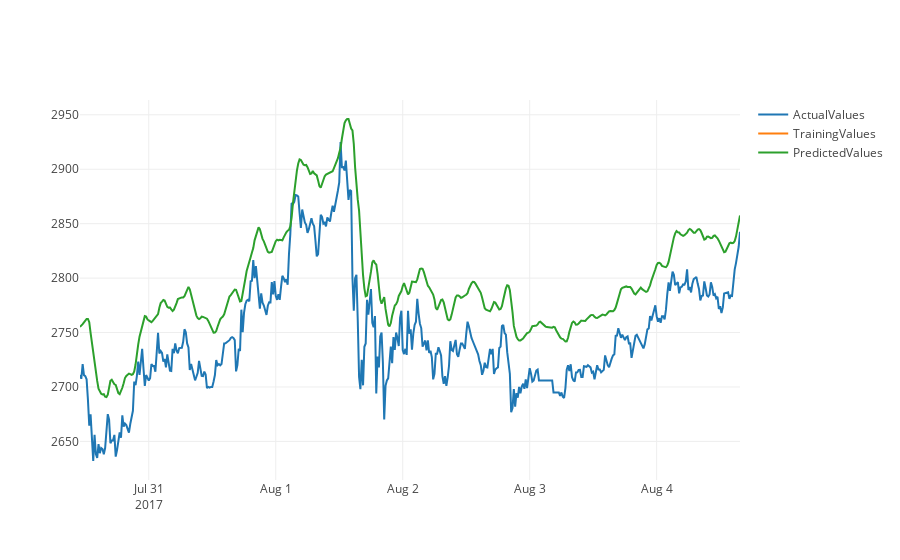

Source (notebook cell):
### Code cell
USDT_BTC = next5minutePrediction('USDT_BTC', 'poloniex' )

### Figure 1 — Plotly figure (JSON) as saved in the notebook; plotly's stock layout.template omitted (floating-point values rounded to 4 significant figures; data arrays with more than 128 entries replaced by an {"elided": "..."} marker saying what was removed)
{"data": [{"name": "ActualValues", "type": "scatter", "x": {"elided": "500 str values"}, "y": {"elided": "500 float values"}}, {"name": "TrainingValues", "type": "scatter", "x": {"elided": "500 str values"}, "y": {"elided": "500 null values"}}, {"name": "PredictedValues", "type": "scatter", "x": {"elided": "500 str values"}, "y": {"elided": "500 float values"}}], "layout": {}}
